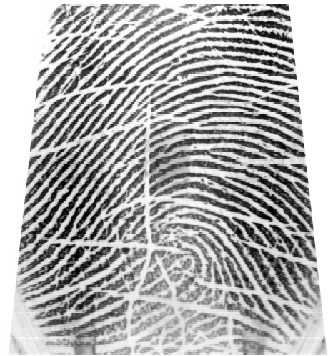
#> input picture CASIA/000/L/000_L0_0.bmp, 328 x 356 px, given in place of 105_1.tif, which was not available
$ python RegistrationBrute.py   (Python 2 division)
#> lines starting #> are read from the running program, lines starting #| are printed output that depends on the picture; pictures that were not available may be replaced by others from this repository, and a replacement may not be noted
### Variance.py
from scipy import ndimage
import numpy as np

def varianceCrop(img, seuil=10):
    xMin, xMax, yMin, yMax = 0, img.shape[0]-1, 0, img.shape[1]-1

    temp = np.average(img, axis=0)
    while temp[yMin]<seuil:
        yMin += 1

    while temp[yMax]<seuil:
        yMax -= 1

    temp = np.average(img, axis=1)
    while temp[xMin]<seuil:
        xMin += 1

    while temp[xMax]<seuil:
        xMax -= 1

    return (xMin, xMax, yMin, yMax)

def varianceMap(img, block):

    imgFinal = np.empty((len(img)//block, len(img[0])//block))

    for i in range(len(img)//block):
        for j in range(len(img[0])//block):

            zone = img[i*block:(i+1)*block,j*block:(j+1)*block]

            imgFinal[i][j] = ndimage.variance(zone)

    return imgFinal

def varianceMap_glisse(img, block):

    return ndimage.filters.generic_filter(img, np.std, size=block)

# 50 time faster
# [12 lines left out: function fastVarianceMap, not called in this run]

def fastVarianceMap_glisse(img, block):

    return ndimage.maximum_filter(img, block) - ndimage.minimum_filter(img, block)

# If you lauch this file alone :
# [19 lines that do not run on import are left out]

### MultiTools.py
import numpy as np
from scipy import ndimage

# [9 lines left out: function smoothingAngle, not called in this run]

def zoom(img, shape):
    #ndimage.zoom(orientMap, 20, order=0)

    x, y = img.shape

    r = shape[0]//x

    bigImg = np.zeros(shape, dtype=img.dtype)

    for i in range(x):
        for j in range(y):
            bigImg[i*r:(i+1)*r,j*r:(j+1)*r] = img[i][j]

    for i in range(x*r, shape[0]):
        bigImg[i] = bigImg[x*r-1]

    for j in range(y*r, shape[1]):
        bigImg[:,j] = bigImg[:,y*r-1]

    return bigImg

# [17 lines left out: function padMax, not called in this run]

def padCenters(img1, img2, center1, center2, cropLess=False, lesDeux=False):
    xCen, yCen = center1
    x, y = center2

    xDif, yDif = xCen - x, yCen - y

    center_img2 = np.pad(img2, ((max(0, xDif), 0), (max(0, yDif), 0)), mode='constant', constant_values=255)
    center_img1 = np.pad(img1, ((max(0, -xDif), 0), (max(0, -yDif), 0)), mode='constant', constant_values=255)

    xMin, yMin = abs(xDif), abs(yDif)

    xDif, yDif = center_img2.shape[0] - center_img1.shape[0], center_img2.shape[1] - center_img1.shape[1]

    center_img2 = np.pad(center_img2, ((0, max(0, -xDif)), (0, max(0, -yDif))), mode='constant', constant_values=255)
    center_img1 = np.pad(center_img1, ((0, max(0, xDif)), (0, max(0, yDif))), mode='constant', constant_values=255)

    xMax, yMax = abs(xDif), abs(yDif)

    if cropLess:
        return (center_img1[xMin:-xMax,yMin:-yMax], center_img2[xMin:-xMax,yMin:-yMax])
    if lesDeux:
        return ((center_img1, center_img2), (xMin,xMax,yMin,yMax))
    return (center_img1, center_img2)

# [10 lines left out: function binarise, not called in this run]

### OrientationMap.py
import matplotlib.pyplot as plt
import numpy as np
import scipy
from scipy import ndimage
import math

import MultiTools as Tool

# Algorithms use are presented in
# "Handbook of Fingerprint Recognition", p104

# [38 lines left out: function generate, not called in this run]

def generate_glissant(img, block=5, coherence=False):

    sobelX = ndimage.sobel(img, axis = 0)
    sobelY = ndimage.sobel(img, axis = 1)

    # It's faster to pre-compute it
    sobelMult = np.multiply(sobelX, sobelY)
    sobelXPow = np.multiply(sobelX, sobelX)
    sobelYPow = np.multiply(sobelY, sobelY)

    arraySum = np.ones((block, block))

    Gxy = ndimage.filters.convolve(sobelMult, arraySum)
    Gxx = ndimage.filters.convolve(sobelXPow, arraySum)
    Gyy = ndimage.filters.convolve(sobelYPow, arraySum)

    Gxx_less_Gyy = Gxx-Gyy

    orientMap = 0.5 * np.arctan2(2.0*Gxy, Gxx_less_Gyy)

    if coherence:
        temp = Gxx+Gyy
        coherMap = np.empty(img.shape, dtype = float)

        for i in range(img.shape[0]):
            for j in range(img.shape[1]):
                t = temp[i][j]
                if t == 0:
                    t = 1
                coherMap[i][j] = math.sqrt(math.pow(Gxx_less_Gyy[i][j],2)+4.0*math.pow(Gxy[i][j], 2))/t
        return (orientMap, coherMap)
    else:
        return orientMap

# If you lauch this file alone :
# [18 lines that do not run on import are left out]

### InterfacePreprocessing.py
import Variance as Var
import EnhacementContrast as EnCon
import OrientationMap as OrMap
import OrFreqMapFFT as OrFrMapFFT
import RegistrationFFT as RegFFT
import RegistrationBrute as RegBru
import RegistrationSimple as RegSimp
import RegistrationCombinee as RegComb
import MultiTools as Tool

regSize = None

# [25 lines left out: function contrast, not called in this run]

def orientation(img, block=10, moving=True, coherence=False, resize=True):
    """
        Generate an orientation map (and a coherence map in option)

        :param img: A numpy array who represent the image
        :param block: The size (in px) of the block (size of block*block)
        :param moving: If you want to use a moving windows
        :param coherence: For returning the coherence map at
        the same time that the orientation map
        :param resize: To return an orientation map (and coherence)
        with the same shape than the entry
        :return: A (couple if coherence True) of numpy array
    """

    if moving:
        return OrMap.generate_glissant(img, block, coherence)

    if not resize:
        return OrMap.generate(img, block, coherence)

    if coherence:
        orTemp, coTemp = OrMap.generate(img, block, coherence)
        return (Tool.zoom(orTemp, img.shape), Tool.zoom(coTemp, img.shape))
    else:
        orTemp = OrMap.generate(img, block, coherence)
        return Tool.zoom(orTemp, img.shape)

# [18 lines left out: function frequency, not called in this run]

def variance(img, block=10, moving=False, fast=False, resize=True):
    """
        Generate a variation map who permit to extract the fingerprint
        of a useless part (totaly whrite for exemple)

        :param img: A numpy array who represent the image
        :param block: The size (in px) of the neighbors (a block of block*block)
        :param moving: If you want to use a moving windows
        :param fast: Use an ather algorithm 3 time faster than variation
        but results are a little differents
        :param resize: To return an variation map with the same shape than
        the entry
        :return: A numpy array
    """

    if moving:
        if fast:
            return Var.fastVarianceMap_glisse(img, block)
        else:
            return Var.varianceMap_glisse(img, block)
    else:
        if fast:
            imgVar = Var.fastVarianceMap(img, block)
        else:
            imgVar =  Var.varianceMap(img, block)

    if resize:
        imgVar = Tool.zoom(imgVar, img.shape)

    return imgVar

def varianceCrop(img, seuil = 100):
    return Var.varianceCrop(img, seuil)

# [44 lines left out: functions registrationFFT, registrationBrute, registrationSimple, not called in this run]

### RegistrationBrute.py
from scipy import ndimage
import numpy as np
import matplotlib as mpl
import matplotlib.pyplot as plt
import math

import MultiTools as Tool

# [47 lines left out: functions bruteForce, registration, not called in this run]


# If you lauch this file alone :
if __name__ == '__main__':
    print "Laugtching as Script"

    import InterfacePreprocessing as InterPre

    fig = plt.figure()

    # [6 lines left out: function apercu, not called in this run]


    image1 = ndimage.imread('D:\\Recherche\\DBB\\FVC2002\\DB2_B\\105_1.tif', mode = 'I')
#> image1: shape (356, 328) int32; min 0, max 255, mean 172.9
    image2 = ndimage.imread('D:\\Recherche\\DBB\\FVC2002\\DB2_B\\104_3.tif', mode = 'I')
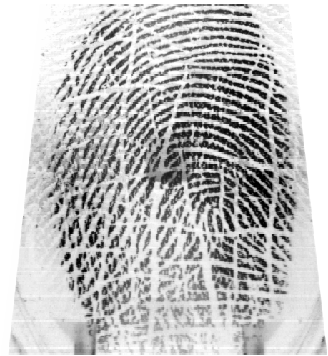
#> input picture CASIA/000/L/000_L1_3.bmp, 328 x 356 px, given in place of 104_3.tif, which was not available
#> image2: shape (356, 328) int32; min 0, max 255, mean 190.6

    ## Raw Images
    apercu(1, image1, 'Image 1')
    apercu(7, image2, 'Image 2')

    ## Variance maps
    seg_block = 10
    seg_image1 = InterPre.variance(image1, seg_block)
#> the loop in varianceMap, `for i in range(len(img)//block):` made 35 passes
#> after the loop in zoom, `for i in range(x*r, shape[0]):`: bigImg: shape (356, 328) float64; min 0, max 9921.6, mean 3566.2
#> after the loop in zoom, `for j in range(y*r, shape[1]):`:
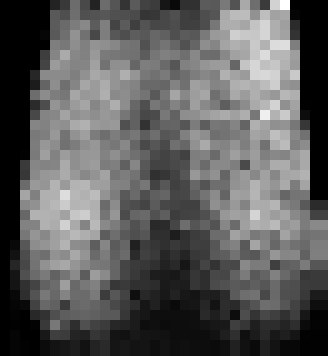
#> bigImg: shape (356, 328) float64; min 0, max 9921.6, mean 3589.5; drawn with min black and max white
    seg_image2 = InterPre.variance(image2, seg_block)
#> the loop in varianceMap (call 2), `for i in range(len(img)//block):` made 35 passes
#> call 2 of zoom, with shape = (356, 328)
#> after the loop in zoom (call 2), `for i in range(x*r, shape[0]):`: bigImg: shape (356, 328) float64; min 0, max 8607.1, mean 2209.5
#> after the loop in zoom (call 2), `for j in range(y*r, shape[1]):`:
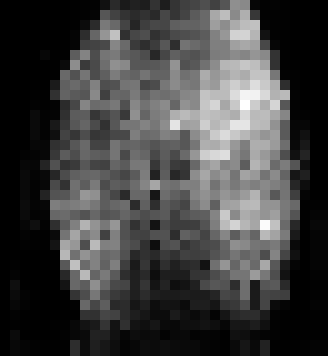
#> bigImg: shape (356, 328) float64; min 0, max 8607.1, mean 2210.9; drawn with min black and max white

    apercu(2, seg_image1, 'Variance')
    apercu(8, seg_image2, 'Variance')

    ## Cropping of each images (based on variance map)
    xMin, xMax, yMin, yMax = InterPre.varianceCrop(seg_image1)
#> in varianceCrop, `temp = np.average(img, axis=0)`: temp = 328 values, max 5564.3 at index 270, min 1.56 at index 0, mean 3589.5
#> the loop in varianceCrop, `while temp[yMin]<seuil:` made 10 passes
#> after the loop in varianceCrop, `while temp[yMin]<seuil:`: yMin = 10
#> after the loop in varianceCrop, `while temp[yMax]<seuil:`: yMax = 327
#> in varianceCrop, `temp = np.average(img, axis=1)`: temp = 356 values, max 4798.1 at index 210, min 629.4 at index 340, mean 3589.5
#> after the loop in varianceCrop, `while temp[xMin]<seuil:`: xMin = 0
#> after the loop in varianceCrop, `while temp[xMax]<seuil:`: xMax = 355
#> xMin = 0; xMax = 355; yMin = 10; yMax = 327
    crop_image1 = image1[xMin:xMax,yMin:yMax]
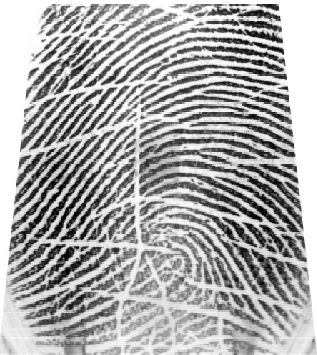
#> crop_image1: shape (355, 317) int32; min 0, max 255, mean 169.9
    apercu(3, crop_image1, 'Decoupe')

    xMin, xMax, yMin, yMax = InterPre.varianceCrop(seg_image2)
#> the loop in varianceCrop (call 2), `while temp[yMin]<seuil:` made 30 passes
#> the loop in varianceCrop (call 2), `while temp[yMax]<seuil:` made 18 passes
#> yMax on passes 1 to 12: 326, 325, 324, 323, 322, 321, 320, 319, 318, 317, 316, 315
#> yMin = 30; yMax = 309
    crop_image2 = image2[xMin:xMax,yMin:yMax]
    apercu(9, crop_image2, 'Decoupe')

    ## Registration simple multiple
    center_image1, center_image2 = registration(crop_image1, crop_image2, 30)
#> in registration, `xMin, xMax, yMin, yMax = r, len(img2)-r, r, len(img2[0])-r`: xMin = 30; xMax = 325; yMin = 30; yMax = 249
#> after the loop in bruteForce, `for k in  range(orMin, orMax, pasOr):`:
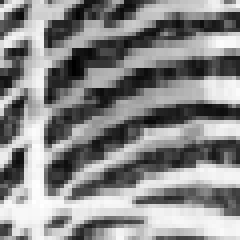
#> temp1: shape (60, 60) float64 (shown 4 times larger); min -113.5, max 97.46, mean 0; drawn with min black and max white
#> after the loop in bruteForce, `for k in  range(orMin, orMax, pasOr):`: angle = 26; corMin = 1787.6; x = 98; y = 130
#> in registration, `x, y, angle = bruteForce(center_img1, img2, r, 6, 4, -40, 40, xMin, xM..`: x = 98; y = 130; angle = 26
#> in registration, `x, y, angle = bruteForce(center_img1, img2, r, 2, 2, angle-6, angle+6,..`: x = 96; y = 132; angle = 28
#> call 3 of bruteForce, with r = 30, pasOr = 1, pasTr = 1, orMin = 26, orMax = 30, xMin = 94, xMax = 98, yMin = 130
#> after the loop in bruteForce (call 3), `for k in  range(orMin, orMax, pasOr):`:
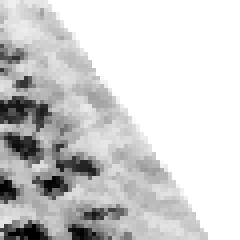
#> center_img2: shape (60, 60) int32 (shown 4 times larger); min 0, max 255, mean 208.1
#> after the loop in bruteForce (call 3), `for k in  range(orMin, orMax, pasOr):`: angle = 27; corMin = 1910.8; x = 97; y = 131
#> in registration, `x, y, angle = bruteForce(center_img1, img2, r, 1, 1, angle-2, angle+2,..`: x = 97; y = 131; angle = 27

    apercu(4, center_image1, 'Commun')
    apercu(10, center_image2, 'Commun')

    ## Orientation Map
    OMap_image1 = InterPre.orientation(center_image1, 30, coherence=False)
    OMap_image2 = InterPre.orientation(center_image2, 30, coherence=False)
#> call 2 of generate_glissant, with block = 30, coherence = False
#> in generate_glissant (call 2), `sobelYPow = np.multiply(sobelY, sobelY)`:
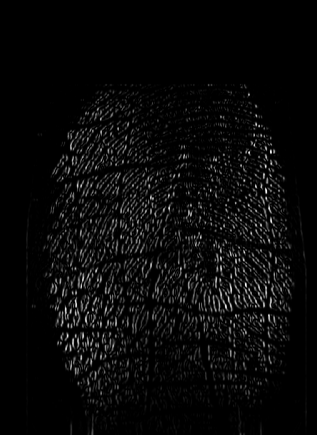
#> sobelYPow: shape (435, 317) int32; min 0, max 643204, mean 24728.9; drawn with min black and max white

    apercu(12, (abs(OMap_image1) - abs(OMap_image2)), 'Orientation Diff')

    apercu(5, abs(OMap_image1), 'Orient Map')
    apercu(11, abs(OMap_image2), 'Orient Map')

    ## Diff
    apercu(6, (center_image1/2 + center_image2/2), 'Images Superposed')

    plt.show()
